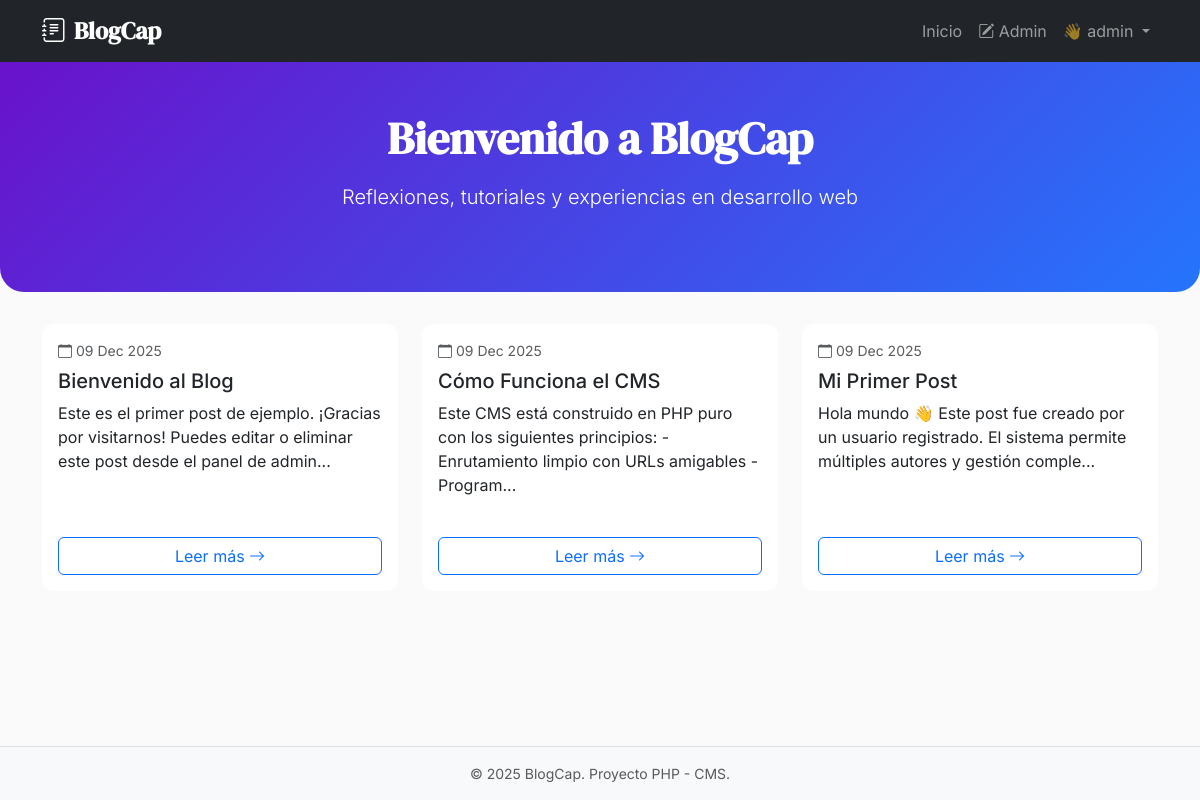
Page / (signed in) on the earlier database version.
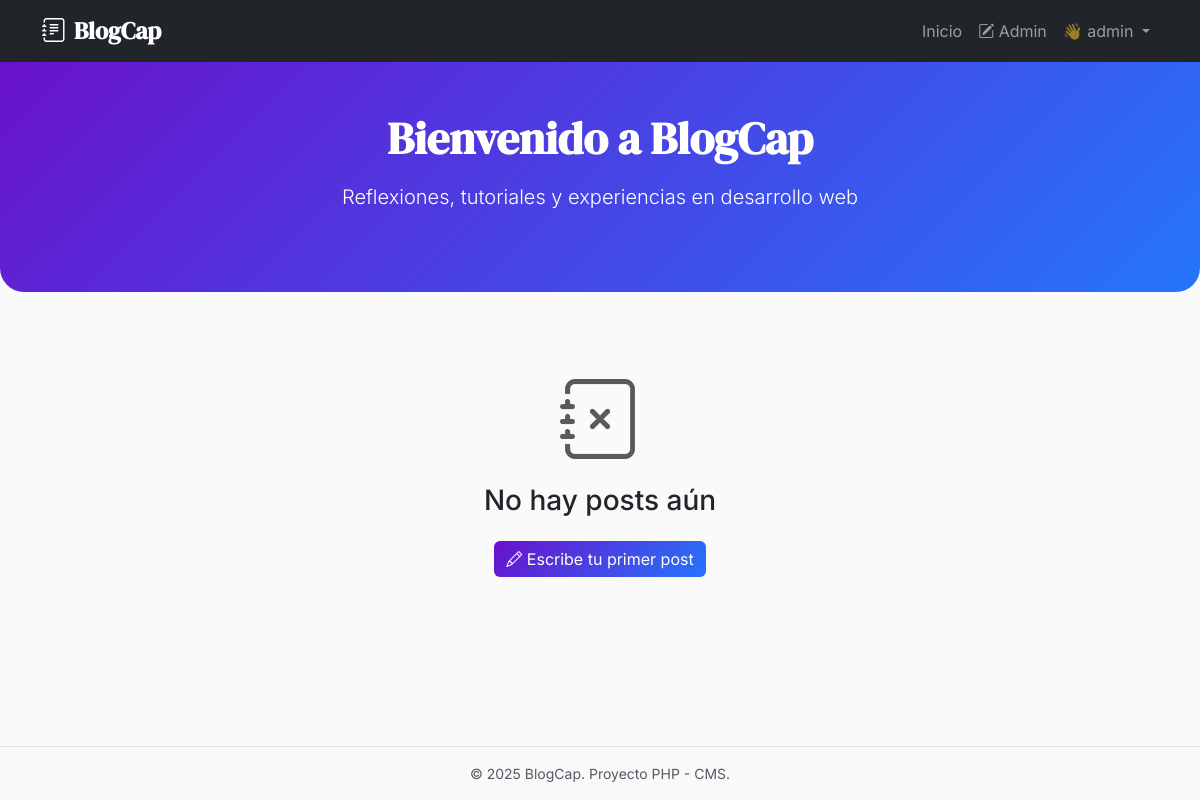
Same page on the later database version.
### tables this page shows
CREATE TABLE IF NOT EXISTS `posts` (
  `id` int(11) NOT NULL AUTO_INCREMENT,
  `user_id` int(11) NOT NULL,
  `title` varchar(255) NOT NULL,
  `slug` varchar(255) NOT NULL UNIQUE,
  `content` text NOT NULL,
  `image_path` varchar(255) DEFAULT NULL,
  `published_at` timestamp DEFAULT CURRENT_TIMESTAMP,
  PRIMARY KEY (`id`),
  FOREIGN KEY (`user_id`) REFERENCES `users`(`id`) ON DELETE CASCADE
);

### src/Controllers/HomeController.php (called while the page is built, shortened)
<?php
class HomeController
{
    public function index(): void
    {
        $posts = Post::all();
        include __DIR__ . '/../Views/home.php';
        include __DIR__ . '/../Views/layouts/main.php';
    }
}

### public/index.php (called while the page is built, shortened)
<?php
$router = new Router();
$router->get('/', [HomeController::class, 'index']);
$router->get('/blog/{slug}', [PostController::class, 'show']);
$router->get('/login', [AuthController::class, 'showLogin']);
$router->post('/login', [AuthController::class, 'login']);
$router->get('/register', [AuthController::class, 'showRegister']);
$router->post('/register', [AuthController::class, 'register']);
$router->get('/logout', [AuthController::class, 'logout']);
if (\App\Core\SessionManager::isLoggedIn()) {
    $router->get('/admin/posts', [PostController::class, 'adminIndex']);
    $router->get('/admin/posts/create', [PostController::class, 'create']);
    $router->post('/admin/posts', [PostController::class, 'store']);
    $router->get('/admin/posts/{id}/edit', [PostController::class, 'edit']);
    $router->post('/admin/posts/{id}', [PostController::class, 'update']);
    $router->post('/admin/posts/{id}/delete', [PostController::class, 'delete']);
}
$uri = parse_url($_SERVER['REQUEST_URI'], PHP_URL_PATH);
$method = $_SERVER['REQUEST_METHOD'];
$router->dispatch($uri, $method);

### src/Models/Post.php (called while the page is built, shortened)
<?php
class Post
{
    private string $title;
    private string $slug;
    private string $content;
    private string $publishedAt;
    public function __construct(
        int $id,
        int $userId,
        string $title,
        string $slug,
        string $content,
        ?string $imagePath = null,
        string $publishedAt = ''
    ) {
        $this->title = $title;
        $this->slug = $slug;
        $this->content = $content;
        $this->publishedAt = $publishedAt ?: date('Y-m-d H:i:s');
    }
    public function getTitle(): string
    {
        return $this->title;
    }
    public function getSlug(): string
    {
        return $this->slug;
    }
    public function getContent(): string
    {
        return $this->content;
    }
    public function getPublishedAt(): string
    {
        return $this->publishedAt;
    }
    public static function all(): array
    {
        $pdo = Database::getConnection();
        $stmt = $pdo->query("SELECT * FROM posts ORDER BY published_at DESC");
        $posts = [];
        while ($row = $stmt->fetch()) {
            $posts[] = new self(
                (int)$row['id'],
                (int)$row['user_id'],
                $row['title'],
                $row['slug'],
                $row['content'],
                $row['image_path'],
                $row['published_at']
            );
        }
        return $posts;
    }
}

### src/Core/SessionManager.php (called while the page is built, shortened)
<?php
class SessionManager
{
    public static function isLoggedIn(): bool
    {
        return isset($_SESSION['logged_in']) && $_SESSION['logged_in'] === true;
    }
}

### src/Views/home.php (the view, shortened to what this page needs)
<section class="hero">
    <div class="container text-center">
        <h1>Bienvenido a BlogCap</h1>
        <p class="lead mt-3">Reflexiones, tutoriales y experiencias en desarrollo web</p>
    </div>
</section>
<div class="container">
    <div class="row">
        <?php if (empty($posts)): ?>
            <div class="col-12">
                <div class="text-center py-5">
                    <i class="bi bi-journal-x display-1 text-muted"></i>
                    <h3 class="mt-3">No hay posts aún</h3>
                    <?php if (\App\Core\SessionManager::isLoggedIn()): ?>
                        <a href="/admin/posts/create" class="btn btn-theme text-white mt-3">
                            <i class="bi bi-pencil"></i> Escribe tu primer post
                        </a>
                    <?php endif; ?>
                </div>
            </div>
        <?php else: ?>
            <?php foreach ($posts as $post): ?>
                <div class="col-md-6 col-lg-4 mb-4">
                    <div class="card post-card h-100">
                        <div class="card-body d-flex flex-column">
                            <small class="text-muted">
                                <i class="bi bi-calendar"></i> <?= date('d M Y', strtotime($post->getPublishedAt())) ?>
                            </small>
                            <h5 class="card-title mt-2"><?= htmlspecialchars($post->getTitle()) ?></h5>
                            <p class="card-text flex-grow-1">
                                <?= htmlspecialchars(substr(strip_tags($post->getContent()), 0, 120)) ?>...
                            </p>
                            <a href="/blog/<?= htmlspecialchars($post->getSlug()) ?>"
                                class="btn btn-outline-primary mt-auto">
                                Leer más <i class="bi bi-arrow-right"></i>
                            </a>
                        </div>
                    </div>
                </div>
            <?php endforeach; ?>
        <?php endif; ?>
    </div>
</div>

Differences in the rows shown:
removed posts: published_at "09 Dec 2025", title "Bienvenido al Blog", content "Este es el primer post de ejemplo. ¡Gracias por visitarnos! Puedes editar o eliminar este post desde el panel de admin"
removed posts: published_at "09 Dec 2025", title "Cómo Funciona el CMS", content "Este CMS está construido en PHP puro con los siguientes principios: - Enrutamiento limpio con URLs amigables - Program"
removed posts: published_at "09 Dec 2025", title "Mi Primer Post", content "Hola mundo 👋 Este post fue creado por un usuario registrado. El sistema permite múltiples autores y gestión comple"
Other differences:
text now shown: "No hay posts aún Escribe tu primer post"
